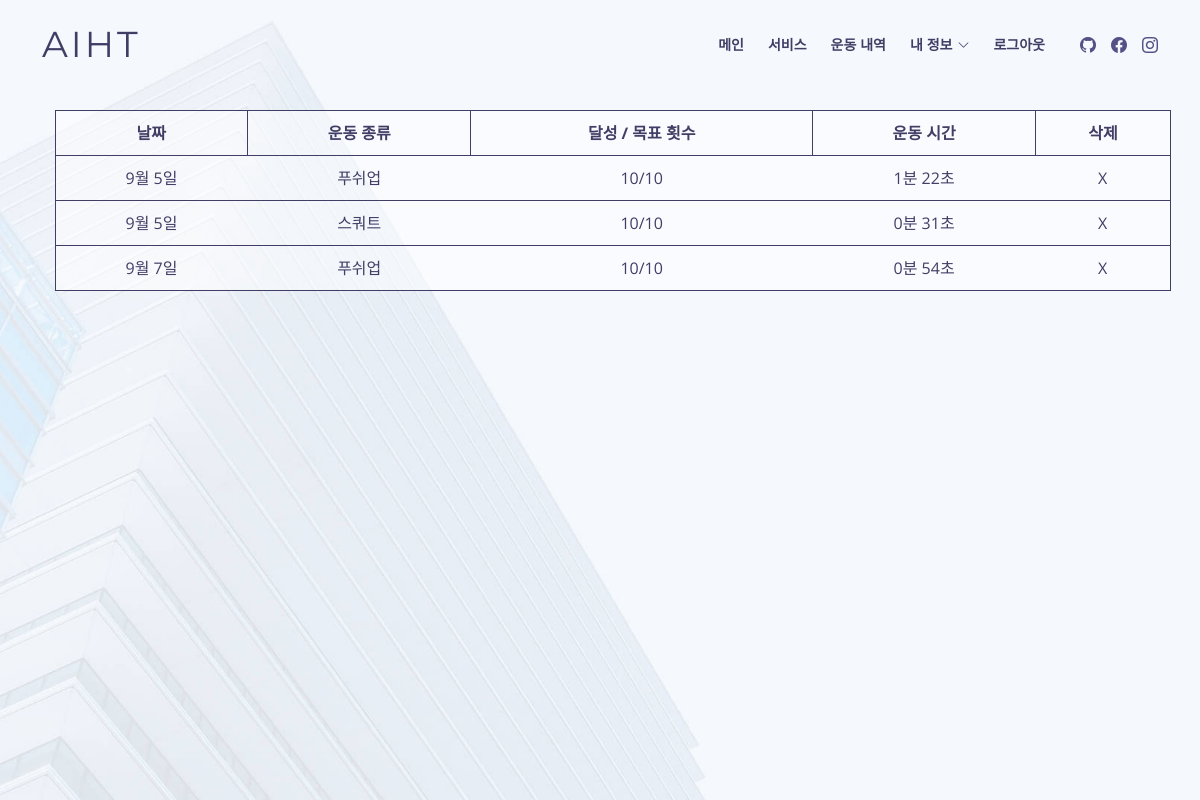
Before: /result_list (signed in) with the older database file.
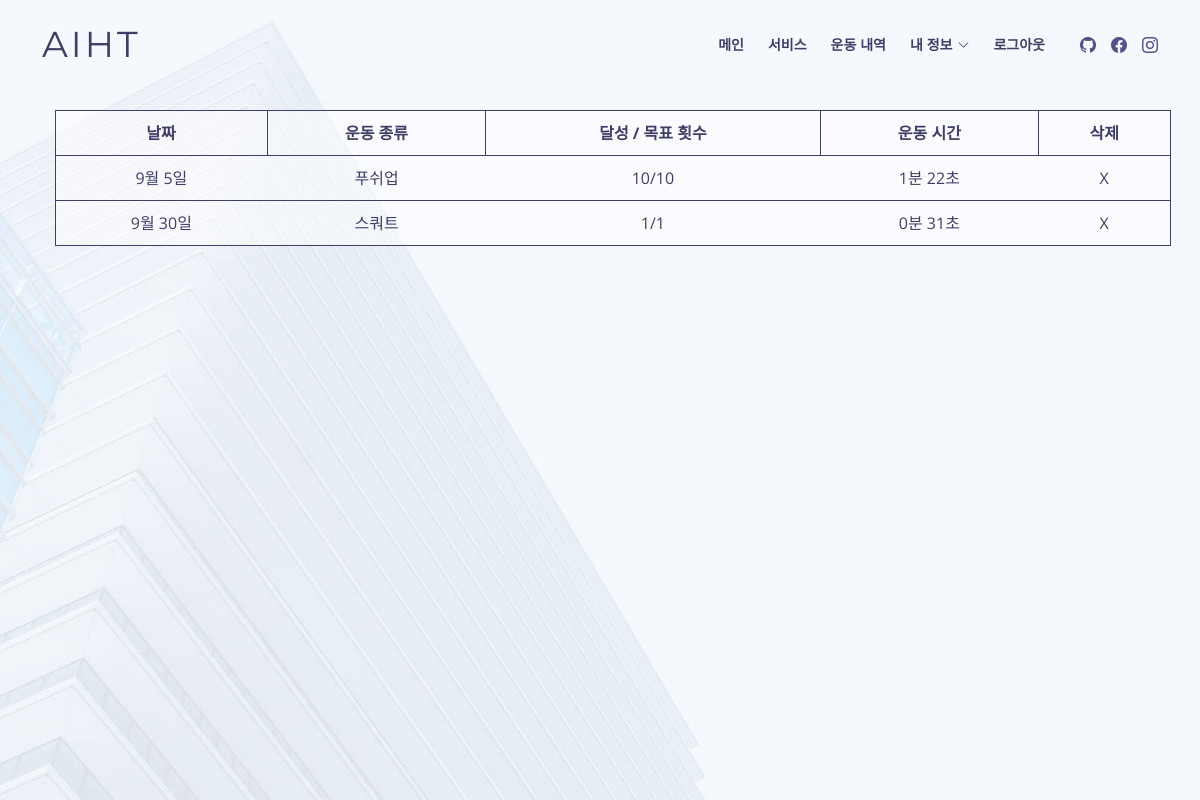
After: the same page with the newer database file.
### app.py (models this page shows, shortened)
class Result(db.Model):
    __tablename__ = 'result'
    id = db.Column(db.Integer, primary_key=True)
    date = db.Column(db.String(80), nullable=False)
    exercise = db.Column(db.String(80), nullable=False)
    result_num = db.Column(db.String(80), nullable=False)
    exercise_time = db.Column(db.String(80), nullable=False)
    user_id = db.Column(db.Integer, ForeignKey('user.username'))
    user = relationship("User", backref=backref('results', order_by=id))

### app.py (the view)
@app.route('/result_list', methods=['GET'])
def result_list():
    if session['login']:
        results = Result.query.filter_by(user_id=session['username']).all()
        return render_template('result_list.html', results=results)
    else:
        return redirect(url_for('login'))

### templates/result_list.html (shortened to what this page needs)
<!DOCTYPE html>
<html lang="ko">
<head>
  <link href="../static/main/vendor/aos/aos.css" rel="stylesheet">
  <link href="../static/main/vendor/bootstrap/css/bootstrap.min.css" rel="stylesheet">
  <link href="../static/main/vendor/bootstrap-icons/bootstrap-icons.css" rel="stylesheet">
  <link href="../static/main/vendor/glightbox/css/glightbox.min.css" rel="stylesheet">
  <link href="../static/main/vendor/swiper/swiper-bundle.min.css" rel="stylesheet">
  <link href="../static/main/css/style.css" rel="stylesheet">
</head>
<body>
  <header id="header" class="fixed-top d-flex align-items-center header-transparent">
    <div class="container d-flex align-items-center">
      <h1 class="logo me-auto"><a href="/">AIHT</a></h1>
      <nav id="navbar" class="navbar order-last order-lg-0">
        <ul>
          <li><a class="nav-link scrollto" href="/">메인</a></li>
          <li><a class="nav-link scrollto" href="/#services">서비스</a></li>
            {% if session['login'] %}
                <li><a class="nav-link scrollto" href="/result_list">운동 내역</a></li>
                <li class="dropdown"><a href="#"><span>내 정보</span> <i class="bi bi-chevron-down"></i></a>
              </li>
              <li><a class="nav-link scrollto" href="/logout">로그아웃</a></li>
            {% else %}
            <li><a class="nav-link scrollto" href="/login">로그인</a></li>
            {% endif %}
        </ul>
      </nav>
      <div class="social-links">
        <a href="https://github.com/jjuny0310" class="github"><i class="bi bi-github"></i></a>
        <a href="#" class="facebook"><i class="bi bi-facebook"></i></a>
        <a href="#" class="instagram"><i class="bi bi-instagram"></i></a>
      </div>
    </div>
  </header>
  <section id="result_list" class="clearfix">
    <div class="container">
        <table>
            <tr>
                <th>날짜</th>
                <th>운동 종류</th>
                <th>달성 / 목표 횟수</th>
                <th>운동 시간</th>
                <th>삭제</th>
            </tr>
            {% for result in results %}
            <tr>
                <td>{{ result.date }}</td>
                <td>{{ result.exercise}}</td>
                <td>{{ result.result_num }}</td>
                <td>{{ result.exercise_time }}</td>
                <td><a href="javascript:resultDelete({{ result.id }})">X</a></td>
            </tr>
            {% endfor %}
        </table>
    </div>
  </section>
</body>
</html>

### static/main/css/style.css (style rules this page uses)
body { background: #fff; color: #444; font-family: "Open Sans", sans-serif; }
a { color: #1bb1dc; text-decoration: none; transition: 0.5s; }
h1, h2, h3, h4, h5, h6 { font-family: "Montserrat", sans-serif; font-weight: 400; margin: 0 0 20px 0; padding: 0; }
#header { background: #fff; transition: all 0.5s; z-index: 997; height: 90px; }
#header.header-transparent { background: transparent; }
#header .logo { font-size: 36px; margin: 0; padding: 0; font-weight: 400; letter-spacing: 3px; text-transform: uppercase; }
#header .logo a { color: #413e66; }
#header .social-links { margin: 0 0 0 20px; display: inline-flex; align-items: center; justify-content: center; }
#header .social-links a { color: #555186; transition: 0.3s; line-height: 0; margin-left: 15px; }
#header .social-links a i { line-height: 0; }
.navbar { padding: 0; }
.navbar ul { margin: 0; padding: 0; display: flex; list-style: none; align-items: center; }
.navbar li { position: relative; }
.navbar a, .navbar a:focus { display: flex; align-items: center; justify-content: space-between; padding: 10px 0 10px 24px; font-family: "Montserrat", sans-serif; text-transform: uppercase; font-size: 14px; font-weight: 600; color: #413e66; white-space: nowrap; transition: 0.3s; }
.navbar a i, .navbar a:focus i { font-size: 12px; line-height: 0; margin-left: 5px; }
section { overflow: hidden; }
#result_list { width: 100%; height: 100vh; position: relative; background: #f5f8fd url("../img/intro-bg.jpg") center top no-repeat; background-size: cover; padding-top: 110px; padding-left: 25px; }
#result_list table { width: 100%; background-color: rgba(255, 255, 255, 0.5); text-align: center; border: 1px solid #413e66; }
#result_list th { color: #413e66; border: 1px solid #413e66; padding: 10px; }
#result_list td { color: #413e66; border-bottom: 1px solid #413e66; padding: 10px; }
#result_list td a { color: #413e66; }

Changed rows visible on the page:
removed Result: date "9월 7일", exercise "푸쉬업", result_num "10/10", exercise_time "0분 54초"
changed Result "스쿼트": date "9월 5일" → "9월 30일"; result_num "10/10" → "1/1"
